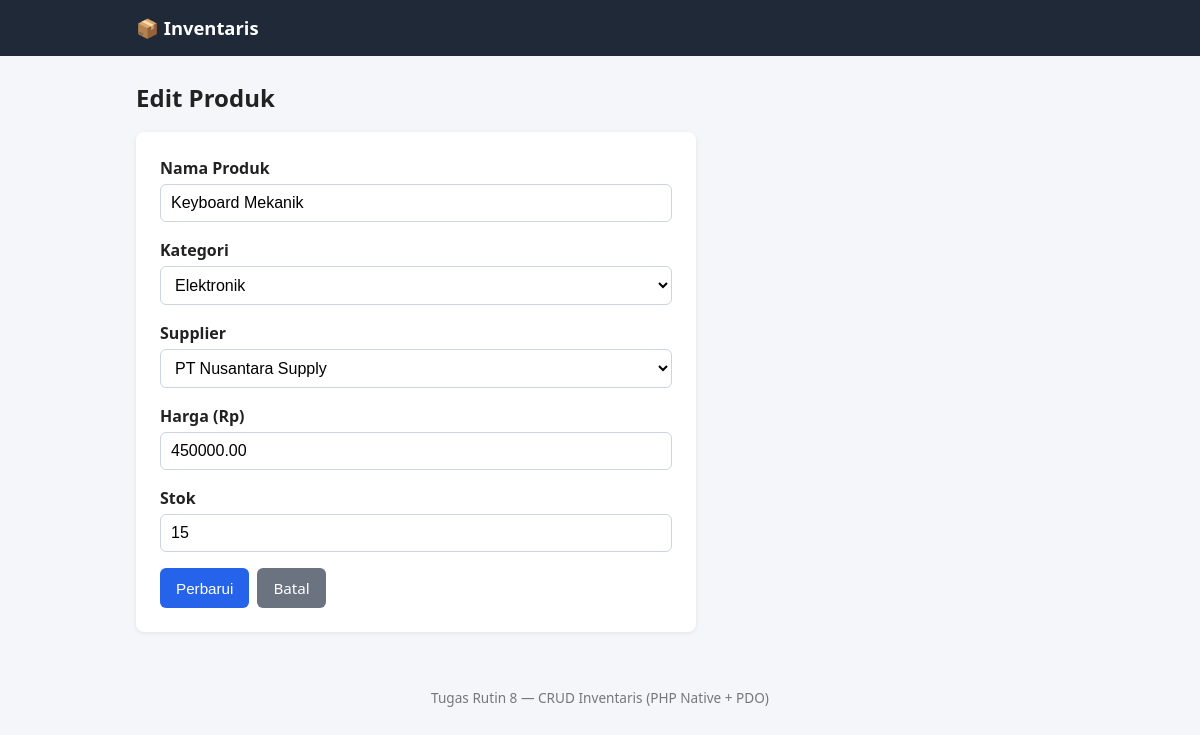
Page /edit.php?id=2 on the committed database.
### tables this page shows
CREATE TABLE products (
  id          INT UNSIGNED  NOT NULL AUTO_INCREMENT,
  name        VARCHAR(150)  NOT NULL,
  category_id INT UNSIGNED  NOT NULL,
  supplier_id INT UNSIGNED  NOT NULL,
  price       DECIMAL(12,2) NOT NULL DEFAULT 0,
  stock       INT UNSIGNED  NOT NULL DEFAULT 0,
  PRIMARY KEY (id),
  CONSTRAINT fk_products_category
    FOREIGN KEY (category_id) REFERENCES categories (id)
    ON UPDATE CASCADE ON DELETE RESTRICT,
  CONSTRAINT fk_products_supplier
    FOREIGN KEY (supplier_id) REFERENCES suppliers (id)
    ON UPDATE CASCADE ON DELETE RESTRICT
);

CREATE TABLE categories (
  id   INT UNSIGNED NOT NULL AUTO_INCREMENT,
  name VARCHAR(100) NOT NULL,
  PRIMARY KEY (id),
  UNIQUE KEY uq_categories_name (name)
);

CREATE TABLE suppliers (
  id    INT UNSIGNED NOT NULL AUTO_INCREMENT,
  name  VARCHAR(150) NOT NULL,
  phone VARCHAR(20)  NOT NULL,
  PRIMARY KEY (id)
);

### database.php (called while the page is built, shortened)
<?php
final class Database
{
    private static ?PDO $instance = null;
    public static function getInstance(): PDO
    {
        if (self::$instance === null) {
            $dsn = sprintf(
                'mysql:host=%s;dbname=%s;charset=%s',
                self::DB_HOST, self::DB_NAME, self::DB_CHARSET
            );
            $options = [
                PDO::ATTR_ERRMODE            => PDO::ERRMODE_EXCEPTION,
                PDO::ATTR_DEFAULT_FETCH_MODE => PDO::FETCH_ASSOC,
                PDO::ATTR_EMULATE_PREPARES   => false,
            ];
            try {
                self::$instance = new PDO($dsn, self::DB_USER, self::DB_PASS, $options);
            } catch (PDOException $e) {
                error_log($e->getMessage());
                http_response_code(500);
                exit('Koneksi database gagal.');
            }
        }
        return self::$instance;
    }
}

### ProductModel.php (called while the page is built, shortened)
<?php
require_once __DIR__ . '/../config/database.php';
class ProductModel
{
    private PDO $db;
    public function __construct()
    {
        $this->db = Database::getInstance();
    }
    public function find(int $id): ?array
    {
        $stmt = $this->db->prepare('SELECT * FROM products WHERE id = :id');
        $stmt->execute([':id' => $id]);
        $row = $stmt->fetch();
        return $row ?: null;
    }
    public function categories(): array
    {
        return $this->db->query('SELECT id, name FROM categories ORDER BY name')->fetchAll();
    }
    public function suppliers(): array
    {
        return $this->db->query('SELECT id, name FROM suppliers ORDER BY name')->fetchAll();
    }
}

### helpers.php (called while the page is built, shortened)
<?php
function e(mixed $value): string
{
    return htmlspecialchars((string) $value, ENT_QUOTES, 'UTF-8');
}

### form.php (the view, shortened to what this page needs)
<form method="post" novalidate>
    <div class="field">
        <label for="name">Nama Produk</label>
        <input type="text" id="name" name="name" maxlength="150"
               value="<?= e($product['name'] ?? '') ?>" required>
    </div>
    <div class="field">
        <label for="category_id">Kategori</label>
        <select id="category_id" name="category_id" required>
            <?php foreach ($categories as $c): ?>
                <option value="<?= e($c['id']) ?>"
                    <?= ((string) ($product['category_id'] ?? '') === (string) $c['id']) ? 'selected' : '' ?>>
                    <?= e($c['name']) ?>
                </option>
            <?php endforeach; ?>
        </select>
    </div>
    <div class="field">
        <label for="supplier_id">Supplier</label>
        <select id="supplier_id" name="supplier_id" required>
            <?php foreach ($suppliers as $s): ?>
                <option value="<?= e($s['id']) ?>"
                    <?= ((string) ($product['supplier_id'] ?? '') === (string) $s['id']) ? 'selected' : '' ?>>
                    <?= e($s['name']) ?>
                </option>
            <?php endforeach; ?>
        </select>
    </div>
    <div class="field">
        <label for="price">Harga (Rp)</label>
        <input type="number" id="price" name="price" min="0" step="0.01"
               value="<?= e($product['price'] ?? '') ?>" required>
    </div>
    <div class="field">
        <label for="stock">Stok</label>
        <input type="number" id="stock" name="stock" min="0" step="1"
               value="<?= e($product['stock'] ?? '') ?>" required>
    </div>
    <div class="actions">
        <button type="submit" class="btn btn-primary"><?= e($submitLabel) ?></button>
        <a href="index.php" class="btn btn-secondary">Batal</a>
    </div>
</form>

### style.css (style rules this page uses)
* { box-sizing: border-box; }
body { margin: 0; font-family: system-ui, -apple-system, "Segoe UI", Roboto, sans-serif; background: #f4f6f9; color: #222; line-height: 1.5; }
.field { margin-bottom: 16px; }
label { display: block; font-weight: 600; margin-bottom: 4px; }
input[type="text"], input[type="number"], select { width: 100%; padding: 9px 10px; border: 1px solid #cbd5e1; border-radius: 6px; font-size: 1rem; background: #fff; }
.btn { display: inline-block; padding: 9px 16px; border: 0; border-radius: 6px; font-size: .95rem; cursor: pointer; text-decoration: none; color: #fff; }
.btn-primary { background: #2563eb; }
.btn-secondary { background: #6b7280; }
.actions { display: flex; gap: 8px; margin-top: 8px; }

### rows in the picture
products: name "Keyboard Mekanik", category_id "Elektronik", supplier_id "PT Nusantara Supply", price "450000.00", stock "15"

### other values in the picture
$submitLabel "Perbarui"
